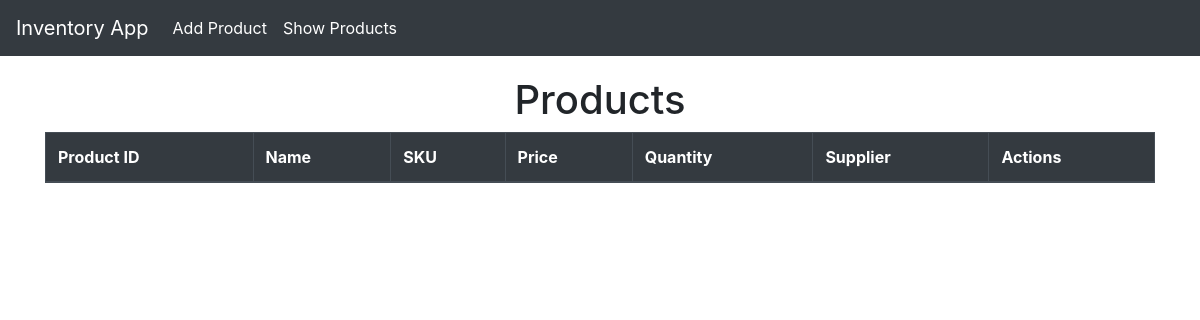
The page /list/ on the database as committed earlier.
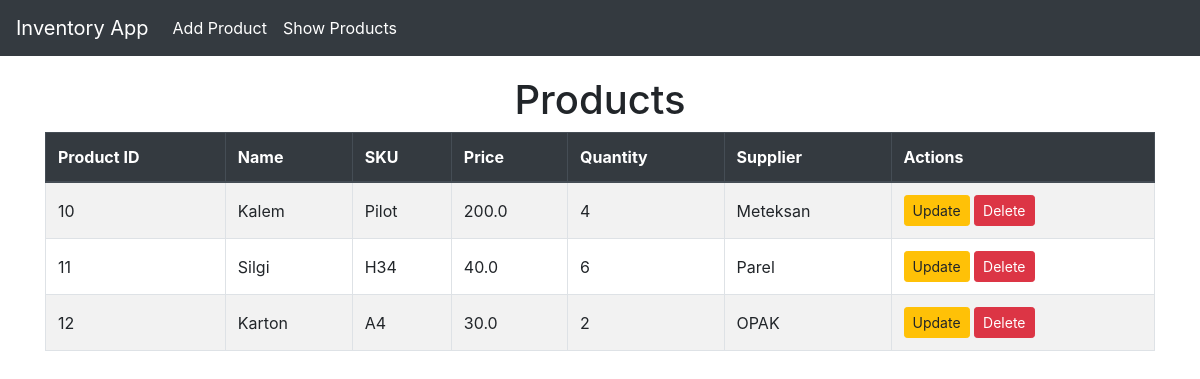
The same page on the database as committed later.
### invApp/models.py (models this page shows, shortened)
class Product(models.Model):
    product_id = models.AutoField(primary_key=True)
    name = models.CharField(max_length=100)
    sku = models.CharField(max_length=50, unique=True)
    price = models.FloatField()
    quantity = models.IntegerField()
    supplier = models.CharField(max_length=100)

### invApp/views.py (the view)
# urls.py: path("list/", views.product_list_view, name="product_list"),
def product_list_view(request):
    products = Product.objects.all()
    return render(request, "invApp/product_list.html", {"products": products})

### invApp/templates/invApp/product_list.html (shortened to what this page needs)
{% extends "invApp/layout.html" %}
{% block content %}
  <h1 class="text-center">Products</h1>
  <table class="table table-bordered table-striped table-hover">
    <thead class="thead-dark">
      <th>Product ID</th>
      <th>Name</th>
      <th>SKU</th>
      <th>Price</th>
      <th>Quantity</th>
      <th>Supplier</th>
      <th>Actions</th>
    </thead>
    <tbody>
      {% for product in products %}
        <tr>
          <td>{{ product.product_id }}</td>
          <td>{{ product.name }}</td>
          <td>{{ product.sku }}</td>
          <td>{{ product.price }}</td>
          <td>{{ product.quantity }}</td>
          <td>{{ product.supplier }}</td>
          <td>
            <a href="{% url 'product_update' product.product_id %}"
               class="btn btn-warning btn-sm">Update</a>
            <a href="{% url 'product_delete' product.product_id %}"
               class="btn btn-danger btn-sm">Delete</a>
          </td>
        </tr>
      {% endfor %}
    </tbody>
  </table>
{% endblock content %}

Rows that differ between the two databases and show on the page:
added Product: product_id "10", name "Kalem", sku "Pilot", price "200.0", quantity "4", supplier "Meteksan"
added Product: product_id "11", name "Silgi", sku "H34", price "40.0", quantity "6", supplier "Parel"
added Product: product_id "12", name "Karton", sku "A4", price "30.0", quantity "2", supplier "OPAK"
